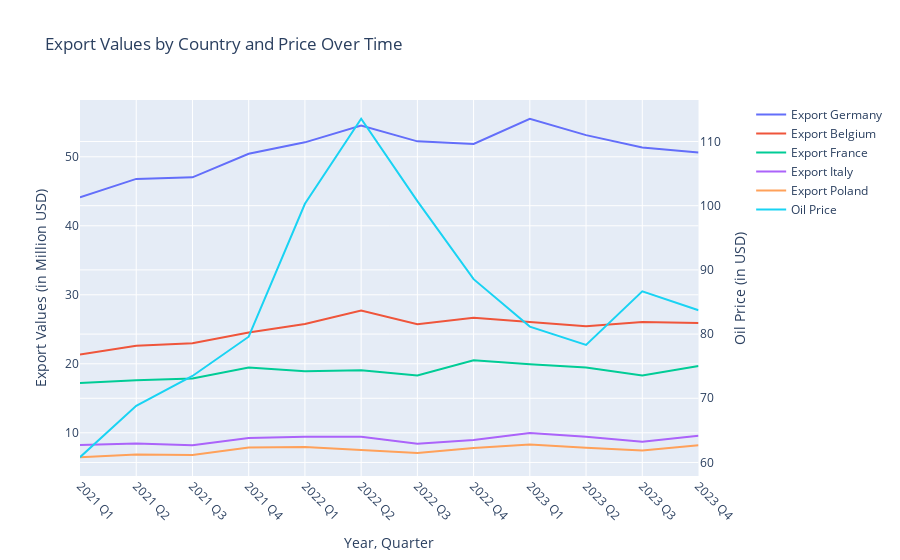

The code cell stored with this chart in its notebook:
### Code cell
# Visualization of total Export values from the Netherlands to other 5 EU countries

import plotly.graph_objects as go
from plotly.subplots import make_subplots

# Create a subplot with secondary y-axis
fig = make_subplots(specs=[[{"secondary_y": True}]])

# Add export data lines for each country
countries = export_data.columns[2:7].tolist()

for i, country in enumerate(countries):
    fig.add_trace(
        go.Scatter(x = export_data['Quarter'], y = export_data[country],
                   mode = 'lines',
                   name = country),
        secondary_y = False,
    )

# Add Price line
fig.add_trace(
    go.Scatter(x = export_data['Quarter'], y = export_data['Price'],
               mode = 'lines',
               name = 'Oil Price'),
    secondary_y = True,
)

# Update layout
fig.update_layout(
    title = 'Export Values by Country and Price Over Time', 
    xaxis = dict(showgrid = True, tickangle = 45),
    yaxis = dict(showgrid = True),
    xaxis_title = 'Year, Quarter',
    yaxis_title = 'Export Values (in Million USD)',
    yaxis2_title = 'Oil Price (in USD)',
)

# Show the figure
fig.show()

### Figure 1 — Plotly figure (JSON) as saved in the notebook; plotly's stock layout.template omitted (floating-point values rounded to 4 significant figures)
{"data": [{"mode": "lines", "name": "Export Germany", "type": "scatter", "x": ["2021 Q1", "2021 Q2", "2021 Q3", "2021 Q4", "2022 Q1", "2022 Q2", "2022 Q3", "2022 Q4", "2023 Q1", "2023 Q2", "2023 Q3", "2023 Q4"], "xaxis": "x", "y": [44.12, 46.8, 47.02, 50.45, 52.09, 54.53, 52.24, 51.86, 55.51, 53.14, 51.33, 50.63], "yaxis": "y"}, {"mode": "lines", "name": "Export Belgium", "type": "scatter", "x": ["2021 Q1", "2021 Q2", "2021 Q3", "2021 Q4", "2022 Q1", "2022 Q2", "2022 Q3", "2022 Q4", "2023 Q1", "2023 Q2", "2023 Q3", "2023 Q4"], "xaxis": "x", "y": [21.33, 22.63, 22.97, 24.54, 25.77, 27.72, 25.75, 26.69, 26.05, 25.43, 26.06, 25.9], "yaxis": "y"}, {"mode": "lines", "name": "Export France", "type": "scatter", "x": ["2021 Q1", "2021 Q2", "2021 Q3", "2021 Q4", "2022 Q1", "2022 Q2", "2022 Q3", "2022 Q4", "2023 Q1", "2023 Q2", "2023 Q3", "2023 Q4"], "xaxis": "x", "y": [17.21, 17.63, 17.87, 19.45, 18.91, 19.07, 18.31, 20.52, 19.92, 19.47, 18.31, 19.7], "yaxis": "y"}, {"mode": "lines", "name": "Export Italy", "type": "scatter", "x": ["2021 Q1", "2021 Q2", "2021 Q3", "2021 Q4", "2022 Q1", "2022 Q2", "2022 Q3", "2022 Q4", "2023 Q1", "2023 Q2", "2023 Q3", "2023 Q4"], "xaxis": "x", "y": [8.233, 8.439, 8.191, 9.229, 9.437, 9.441, 8.403, 8.965, 9.986, 9.421, 8.712, 9.563], "yaxis": "y"}, {"mode": "lines", "name": "Export Poland", "type": "scatter", "x": ["2021 Q1", "2021 Q2", "2021 Q3", "2021 Q4", "2022 Q1", "2022 Q2", "2022 Q3", "2022 Q4", "2023 Q1", "2023 Q2", "2023 Q3", "2023 Q4"], "xaxis": "x", "y": [6.464, 6.849, 6.796, 7.857, 7.941, 7.45, 7.057, 7.8, 8.299, 7.823, 7.44, 8.178], "yaxis": "y"}, {"mode": "lines", "name": "Oil Price", "type": "scatter", "x": ["2021 Q1", "2021 Q2", "2021 Q3", "2021 Q4", "2022 Q1", "2022 Q2", "2022 Q3", "2022 Q4", "2023 Q1", "2023 Q2", "2023 Q3", "2023 Q4"], "xaxis": "x", "y": [60.82, 68.83, 73.47, 79.59, 100.3, 113.5, 100.7, 88.56, 81.17, 78.32, 86.66, 83.72], "yaxis": "y2"}], "layout": {"title": {"text": "Export Values by Country and Price Over Time"}, "xaxis": {"anchor": "y", "domain": [0, 0.94], "showgrid": true, "tickangle": 45, "title": {"text": "Year, Quarter"}}, "yaxis": {"anchor": "x", "domain": [0, 1], "showgrid": true, "title": {"text": "Export Values (in Million USD)"}}, "yaxis2": {"anchor": "x", "overlaying": "y", "side": "right", "title": {"text": "Oil Price (in USD)"}}}}
